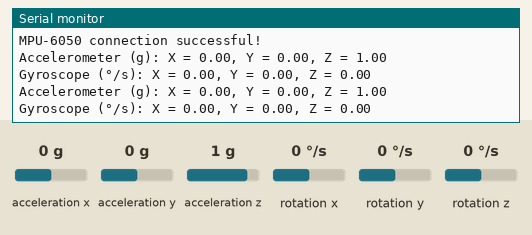
This sketch was run on a simulated Arduino Uno, built with avr-gcc and run on an emulated ATmega328P. On the bench: the last lines printed to the serial monitor. The inputs (shaded band) are chosen by the test bench; at power-on: acceleration x 0 g, acceleration y 0 g, acceleration z 1 g, rotation x 0 °/s, rotation y 0 °/s, rotation z 0 °/s.

Above: at 1.2 s.
1.3 s: acceleration x set to -1.4 g
At 3.0 s:
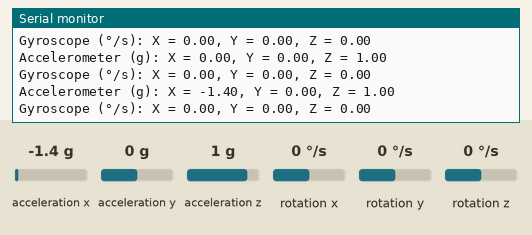
5.3 s: acceleration y set to -1.4 g
At 6.7 s:
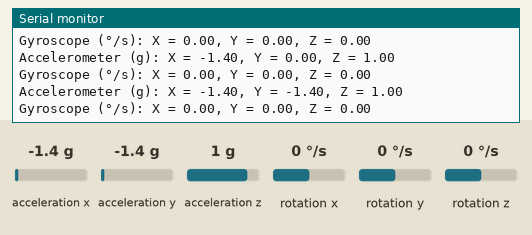
6.8 s: acceleration z set to -1.4 g
At 8.0 s:
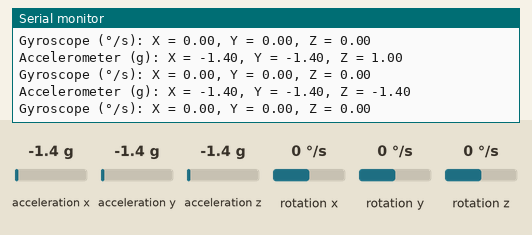
8.3 s: rotation x set to -192 °/s
At 9.0 s:
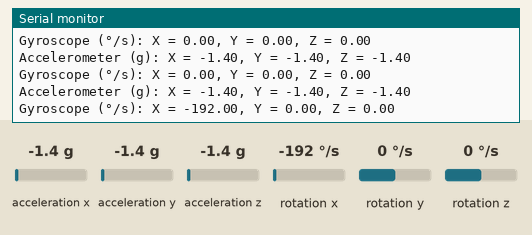
9.8 s: rotation y set to -192 °/s
At 11.3 s:
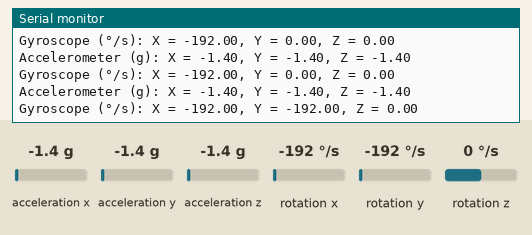

Measured:
- after the input at 1.3 s, the serial monitor: prints a new line after 0.82 s (image 1)
- after the input at 5.3 s, the serial monitor: prints a new line after 0.97 s (image 2)
- after the input at 6.8 s, the serial monitor: prints a new line after 0.51 s (image 3)
- after the input at 8.3 s, the serial monitor: prints a new line after 0.11 s (image 4)
- after the input at 9.8 s, the serial monitor: prints a new line after 0.69 s (image 5)

The sketch:

chatgpt_code-01.ino
```cpp
#include <Wire.h>
#include <MPU6050.h>

MPU6050 mpu;

void setup() {
  Serial.println("working");
  Wire.begin();  // Initialize I2C bus
  Serial.begin(9600);

  Serial.println("working");

  // Initialize MPU-6050
  mpu.initialize();

  // Check if MPU-6050 connection was successful
  if (mpu.testConnection()) {
    Serial.println("MPU-6050 connection successful!");
  } else {
    Serial.println("MPU-6050 connection failed!");
    while (1);
  }

  // Configure MPU-6050 settings
  mpu.setFullScaleAccelRange(0); // Set accelerometer full-scale range to +/- 2g
  mpu.setFullScaleGyroRange(0);  // Set gyroscope full-scale range to +/- 250 degrees/s
}

void loop() {
  // Read sensor data
  int16_t ax, ay, az;  // Accelerometer readings
  int16_t gx, gy, gz;  // Gyroscope readings

  mpu.getAcceleration(&ax, &ay, &az);
  mpu.getRotation(&gx, &gy, &gz);

  // Print the sensor readings
  Serial.print("Accelerometer (g): ");
  Serial.print("X = "); Serial.print(ax / 16384.0); Serial.print(", ");
  Serial.print("Y = "); Serial.print(ay / 16384.0); Serial.print(", ");
  Serial.print("Z = "); Serial.println(az / 16384.0);

  Serial.print("Gyroscope (°/s): ");
  Serial.print("X = "); Serial.print(gx / 131.0); Serial.print(", ");
  Serial.print("Y = "); Serial.print(gy / 131.0); Serial.print(", ");
  Serial.print("Z = "); Serial.println(gz / 131.0);

  delay(1000);  // Delay for 1 second
}
```
